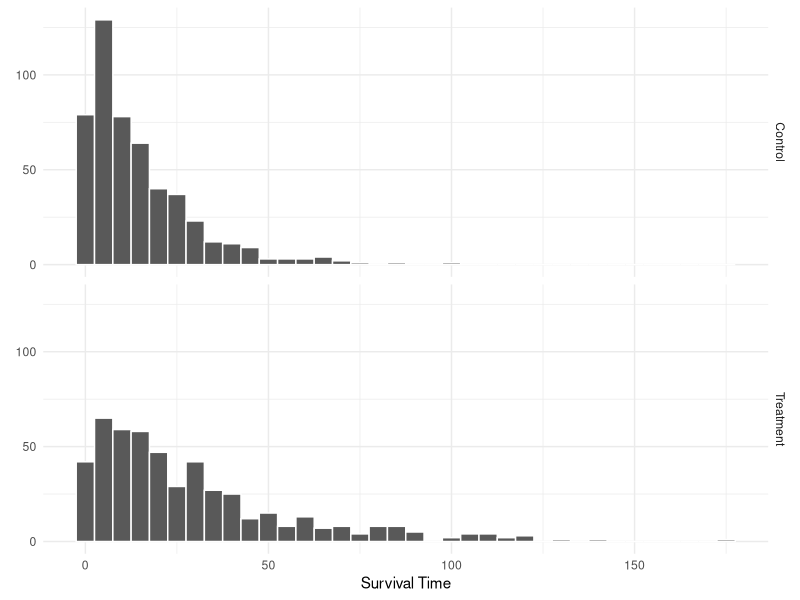
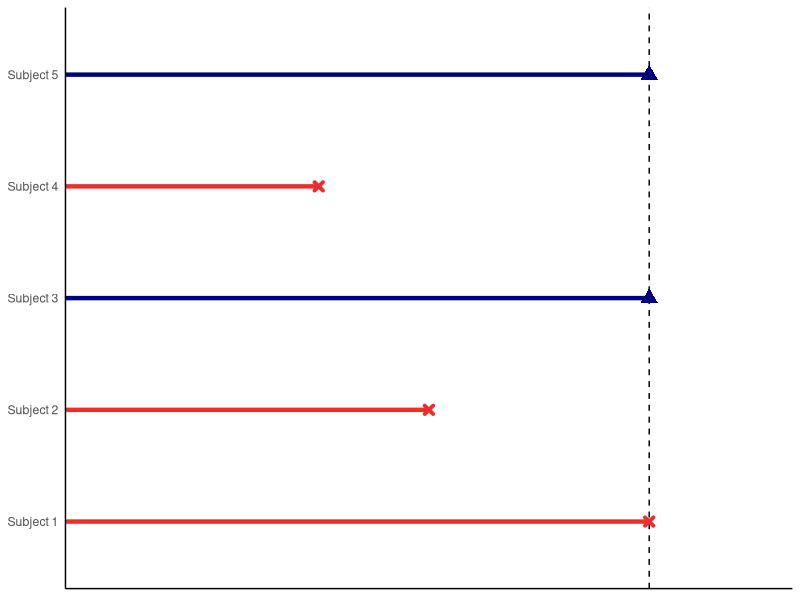
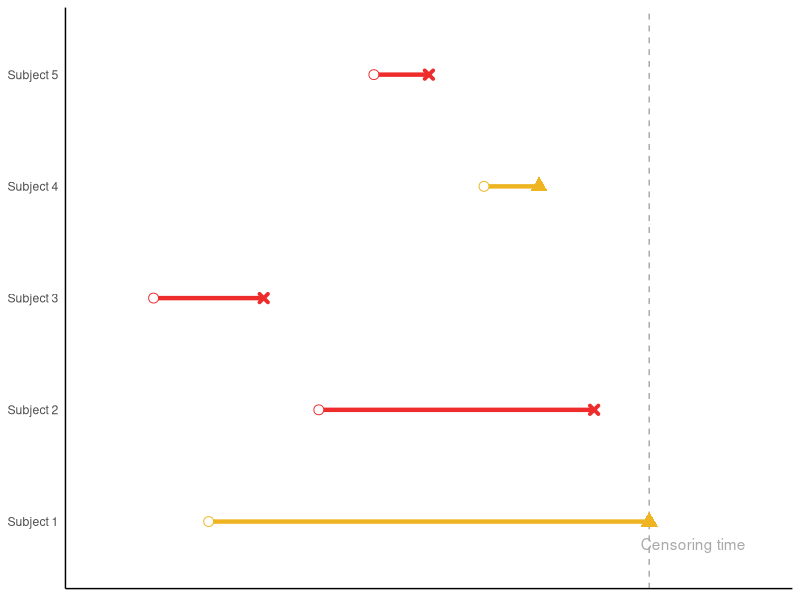

The R source for these figures, in order:
## ---- chunk 1
library(tidyverse)
library(scales)
library(kableExtra)

knitr::opts_chunk$set(echo = TRUE, message = FALSE, warning = FALSE)
## ---- chunk 2
set.seed(11)
lambda <- log(2) / 10
hr <- 0.50
n_per_arm <- 500

patient_df <- tibble(
  patient_id = seq(1, 2 * n_per_arm),
  arm = rep(c("ctrl", "trt"), each = n_per_arm),
  surv_time = c(rexp(n_per_arm, lambda), rexp(n_per_arm, lambda * hr))
)
## ---- chunk 3
patient_df %>% 
  group_by(arm) %>%
  summarize("Median Survival" = median(surv_time)) %>%
  kableExtra::kbl(digits = 1) %>%
  kable_paper("hover", full_width = F)
## ---- chunk 4
patient_df %>% 
  mutate(arm_pretty = if_else(arm == "ctrl", "Control", "Treatment")) %>% 
  ggplot() +
  geom_histogram(
    aes(x = surv_time),
    color = "white",
    binwidth = 5
  )  +
  labs(
    x = "Survival Time",
    y = element_blank()
  ) + 
  facet_grid(rows = vars(arm_pretty)) + 
  theme_minimal()


## ---- chunk 5
set.seed(11)

right_cens <- tibble(
  patient_id = seq(1, 2 * n_per_arm),
  arm = rep(c("ctrl", "trt"), each = n_per_arm), # X_i
  surv_time = c(rexp(n_per_arm, lambda),         # T_i
                rexp(n_per_arm, lambda * hr)),
  cens_time = rexp(2 * n_per_arm, log(2)/25)     # C_i
)
## ---- chunk 6
right_cens = right_cens %>% 
  mutate(
    censored = (surv_time > cens_time),
    observed_time = pmin(surv_time, cens_time) # Y_i = min(T_i, C_i)
  )
## ---- chunk 7
right_cens %>% 
  count(arm, censored) %>% 
  mutate(freq = n / n_per_arm) %>% 
  kableExtra::kbl(digits = 0) %>%
  kable_paper("hover", full_width = F)
## ---- chunk 8

df = tibble(
  ID = paste0("Subject ", seq(1, 5)),
  t = c(5, 3, 5, 2, 5),
  censored = factor(c("event", "event", "censor", "event", "censor"), 
                    levels = c("event", "censor"))
)


event_color = c(event = "firebrick2", censor = "navy")


ggplot(df, aes(x = ID)) +
  # Censoring line 
  geom_hline(
    yintercept = 5,
    linetype = "dashed"
  ) + 
  # Plot people with events -----------------------------------
geom_segment( # Red line segment
  data = filter(df, censored == "event"),
  mapping = aes(x = ID, y = -Inf, xend = ID,  yend = t),
  size = 1.5,
  color = event_color[["event"]]
) +
  geom_point( # Red X's for event times
    data = filter(df, censored == "event"),
    mapping = aes(x = ID, y = t),
    color = event_color[["event"]],
    shape = 4, # X as shape
    stroke = 2
  ) + 
  # Plot censored people -----------------------------------------
geom_segment( # Red line segment
  data = filter(df, censored == "censor"),
  mapping = aes(x = ID, y = -Inf, xend = ID,  yend = t),
  color = event_color[["censor"]],
  size = 1.5
) + 
  geom_point( # Red X's for event times
    data = filter(df, censored == "censor"),
    mapping = aes(x = ID, y = t),
    color = event_color[["censor"]],
    shape = 17, # triangle as shape
    size = 4,
  ) + 
  labs(
    x = element_blank(),
    y = element_blank()
  ) + 
  coord_flip(
    ylim = c(0, 6),
  ) +
  theme_classic() + 
  theme(
    axis.title.x = element_blank(),
    axis.ticks.x = element_blank(),
    axis.text.x = element_blank(),
    axis.title.y = element_blank(),
    axis.ticks.y = element_blank()
  ) 

## ---- chunk 9

censor_time <- nth(patient_df$surv_time, n = 800L, order_by = patient_df$surv_time)

patient_df = patient_df %>%
  mutate(
    event = surv_time <= censor_time,
    obs_time = ifelse(!event, censor_time, surv_time),
  )
## ---- chunk 10
with_arrivals <-
  patient_df %>% 
  mutate(
    arrival_time = runif(n(), 0, 6),
    relative_time = arrival_time + surv_time
  )
## ---- chunk 11

df = tibble(
  ID = paste0("Subject ", seq(1, 5)),
  arrival_time = c(1, 2, 0.5, 3.5, 2.5),
  t = c(5, 4.5, 1.5, 4, 3),
  censored = factor(c("censor", "event", "event", "censor", "event"), 
                    levels = c("event", "censor"))
)

event_color = c(event = "firebrick2", censor = "goldenrod2")
ggplot(df, aes(x = ID)) +
  # Censoring line 
  geom_hline(
    yintercept = 5,
    linetype = "dashed",
    color = "darkgrey"
  ) + 
  # Plot people with events -----------------------------------
geom_segment( # Red line segment
  data = filter(df, censored == "event"),
  mapping = aes(x = ID, y = arrival_time, xend = ID,  yend = t),
  size = 1.5,
  color = event_color[["event"]]
) +
  geom_point( # Red X's for event times
    data = filter(df, censored == "event"),
    mapping = aes(x = ID, y = t),
    color = event_color[["event"]],
    shape = 4, # X as shape
    stroke = 2
  ) + 
  geom_point( # white circle with border for arrival time
    data = filter(df, censored == "event"),
    mapping = aes(x = ID, y = arrival_time),
    color = event_color[["event"]],
    fill = "white",
    shape = 21,
    size = 3
  ) + 
  # Plot censored people -----------------------------------------
geom_segment( # Red line segment
  data = filter(df, censored == "censor"),
  mapping = aes(x = ID, y = arrival_time, xend = ID,  yend = t),
  color = event_color[["censor"]],
  size = 1.5
) + 
  geom_point( # Red X's for event times
    data = filter(df, censored == "censor"),
    mapping = aes(x = ID, y = t),
    color = event_color[["censor"]],
    shape = 17, # triangle as shape
    size = 4,
  ) + 
  geom_point( # white circle with border for arrival time
    data = filter(df, censored == "censor"),
    mapping = aes(x = ID, y = arrival_time),
    color = event_color[["censor"]],
    fill = "white",
    shape = 21,
    size = 3
  ) + 
  # Theme ---------------------------------
labs(
  x = element_blank(),
  y = element_blank()
) + 
  coord_flip(
    ylim = c(0, 6),
  ) +
  theme_classic() + 
  theme(
    axis.title.x = element_blank(),
    axis.ticks.x = element_blank(),
    axis.text.x = element_blank(),
    axis.title.y = element_blank(),
    axis.ticks.y = element_blank()
  ) +
  annotate(
    "text",
    label = "Censoring time",
    y = 5.4,
    x = 0.8,
    color = "darkgrey"
  )



## ---- chunk 12
censor_time = with(with_arrivals, nth(relative_time, n = 400, order_by = relative_time))


with_arrivals %>% 
  mutate(
    event = relative_time <= censor_time,
    obs_time = ifelse(!event, censor_time - arrival_time, surv_time),
  )
